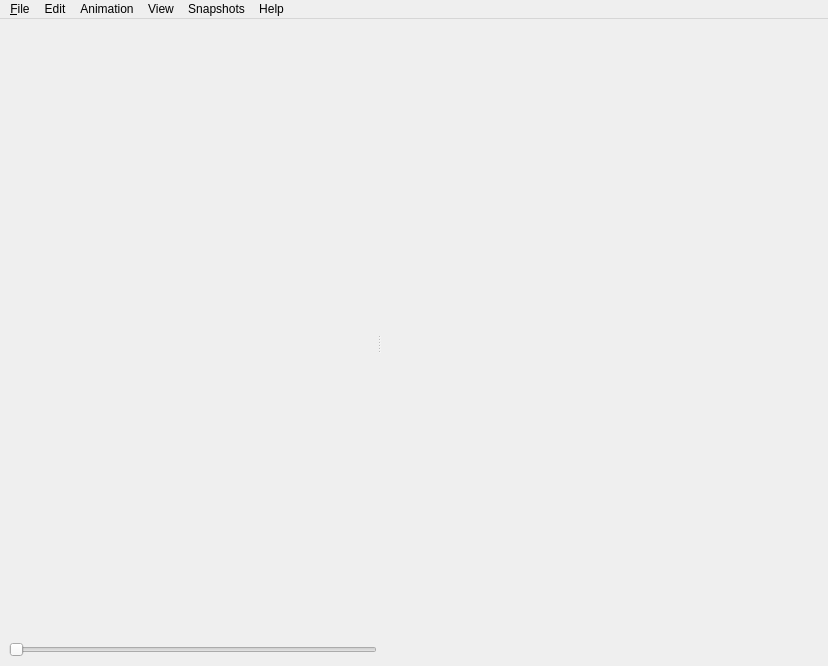
<?xml version="1.0" encoding="UTF-8"?>
<ui version="4.0">
 <class>MainWindow</class>
 <widget class="QMainWindow" name="MainWindow">
  <property name="geometry">
   <rect>
    <x>0</x>
    <y>0</y>
    <width>828</width>
    <height>666</height>
   </rect>
  </property>
  <property name="windowTitle">
   <string>PhyAE</string>
  </property>
  <widget class="QWidget" name="centralwidget">
   <layout class="QVBoxLayout" name="verticalLayout_2">
    <item>
     <widget class="QSplitter" name="splitter_2">
      <property name="orientation">
       <enum>Qt::Horizontal</enum>
      </property>
      <widget class="QSplitter" name="splitter">
       <property name="lineWidth">
        <number>12</number>
       </property>
       <property name="midLineWidth">
        <number>10</number>
       </property>
       <property name="orientation">
        <enum>Qt::Horizontal</enum>
       </property>
       <property name="handleWidth">
        <number>12</number>
       </property>
       <widget class="QWidget" name="widget" native="true">
        <layout class="QVBoxLayout" name="verticalLayout">
         <property name="spacing">
          <number>0</number>
         </property>
         <property name="margin">
          <number>0</number>
         </property>
         <item>
          <widget class="BaseViewer" name="left_view" native="true"/>
         </item>
         <item>
          <widget class="AniSliderBar" name="ani_slider">
           <property name="cursor">
            <cursorShape>PointingHandCursor</cursorShape>
           </property>
           <property name="mouseTracking">
            <bool>true</bool>
           </property>
           <property name="autoFillBackground">
            <bool>true</bool>
           </property>
           <property name="orientation">
            <enum>Qt::Horizontal</enum>
           </property>
          </widget>
         </item>
        </layout>
       </widget>
      </widget>
      <widget class="BaseViewer" name="right_view" native="true"/>
     </widget>
    </item>
   </layout>
  </widget>
  <widget class="QMenuBar" name="menubar">
   <property name="geometry">
    <rect>
     <x>0</x>
     <y>0</y>
     <width>828</width>
     <height>25</height>
    </rect>
   </property>
   <widget class="QMenu" name="menu_File">
    <property name="title">
     <string>&amp;File</string>
    </property>
    <addaction name="actionLoadInitFile"/>
    <addaction name="actionLoadScene"/>
    <addaction name="actionReloadInitFile"/>
    <addaction name="separator"/>
    <addaction name="actionSaveKeyframe"/>
    <addaction name="actionSavePartialCon"/>
    <addaction name="actionLoadPartialCon"/>
    <addaction name="actionLoadConPath"/>
    <addaction name="actionSaveConPositions"/>
    <addaction name="actionSaveDragOp"/>
    <addaction name="actionLoadDragOp"/>
    <addaction name="separator"/>
    <addaction name="actionLoadStateFile"/>
    <addaction name="actionSaveStateFile"/>
    <addaction name="actionSaveRotModalMat"/>
    <addaction name="separator"/>
    <addaction name="actionExit"/>
   </widget>
   <widget class="QMenu" name="menuView">
    <property name="title">
     <string>View</string>
    </property>
    <addaction name="actionResetWindows"/>
    <addaction name="actionResetViewer"/>
    <addaction name="actionPreview"/>
    <addaction name="actionShowall"/>
    <addaction name="actionPrintSelNodes"/>
    <addaction name="separator"/>
    <addaction name="actionShowScene"/>
    <addaction name="actionShowInputObj"/>
    <addaction name="actionShowInputVol"/>
    <addaction name="actionShowOutputObj"/>
    <addaction name="actionShowOutputVol"/>
    <addaction name="actionShowKeyframe"/>
    <addaction name="actionShowConNodes"/>
    <addaction name="actionShowConPath"/>
    <addaction name="actionMouseCircle"/>
    <addaction name="actionConCircle"/>
    <addaction name="separator"/>
    <addaction name="actionLights"/>
    <addaction name="actionConTracball"/>
    <addaction name="actionPushViewerStatus"/>
    <addaction name="actionPopViewerStatus"/>
    <addaction name="actionRestoreViewerStatus"/>
    <addaction name="actionPhoneShading"/>
    <addaction name="actionPrintEigenvalues"/>
   </widget>
   <widget class="QMenu" name="menuHelp">
    <property name="title">
     <string>Help</string>
    </property>
    <addaction name="actionAbout"/>
    <addaction name="actionViewerHelp"/>
   </widget>
   <widget class="QMenu" name="menuAnimation">
    <property name="title">
     <string>Animation</string>
    </property>
    <addaction name="actionPlay"/>
    <addaction name="actionStop"/>
    <addaction name="actionPause"/>
    <addaction name="actionPlayCircle"/>
    <addaction name="actionStepByStep"/>
    <addaction name="separator"/>
    <addaction name="actionBackward"/>
    <addaction name="actionForward"/>
    <addaction name="actionFastforward"/>
    <addaction name="actionFastbackward"/>
    <addaction name="separator"/>
    <addaction name="actionSaveOutputMeshes"/>
    <addaction name="actionSaveInputMeshes"/>
    <addaction name="actionLoadMeshSeq"/>
    <addaction name="actionSaveCurrentOutputMesh"/>
    <addaction name="actionSaveCurrentInputMesh"/>
    <addaction name="actionSaveCurrentOutputVolMesh"/>
    <addaction name="actionSaveVolFullU"/>
    <addaction name="actionSaveCurrentVolFullU"/>
    <addaction name="separator"/>
    <addaction name="actionPlay_preview"/>
    <addaction name="actionPause_preview"/>
   </widget>
   <widget class="QMenu" name="menuEdit">
    <property name="title">
     <string>Edit</string>
    </property>
    <addaction name="actionUpdateRefSeq"/>
    <addaction name="actionInterpolate"/>
    <addaction name="actionUseWarp"/>
    <addaction name="actionEnableDrag"/>
    <addaction name="actionEnableSelect"/>
    <addaction name="actionRemoveAllConNodes"/>
    <addaction name="actionRecordDragOp"/>
    <addaction name="actionPlayDragOp"/>
    <addaction name="actionSaveCuReducedEdit"/>
    <addaction name="actionLoadCuReducedEdit"/>
    <addaction name="actionSaveAllReducedEdit"/>
    <addaction name="actionLoadAllReducedEdit"/>
    <addaction name="actionUpdateConTrajectory"/>
   </widget>
   <widget class="QMenu" name="menuSnapshots">
    <property name="title">
     <string>Snapshots</string>
    </property>
    <addaction name="actionSetDirectory"/>
    <addaction name="actionSaveAllAnimation"/>
    <addaction name="actionStartSave"/>
   </widget>
   <addaction name="menu_File"/>
   <addaction name="menuEdit"/>
   <addaction name="menuAnimation"/>
   <addaction name="menuView"/>
   <addaction name="menuSnapshots"/>
   <addaction name="menuHelp"/>
  </widget>
  <action name="actionLoadInitFile">
   <property name="text">
    <string>LoadInitFile</string>
   </property>
  </action>
  <action name="actionLoadVolMesh">
   <property name="text">
    <string>LoadVolMesh</string>
   </property>
  </action>
  <action name="actionLoadObjMesh">
   <property name="text">
    <string>LoadObjMesh</string>
   </property>
  </action>
  <action name="actionSaveInitFile">
   <property name="text">
    <string>SaveInitFile</string>
   </property>
  </action>
  <action name="actionShowObjMesh">
   <property name="checkable">
    <bool>true</bool>
   </property>
   <property name="checked">
    <bool>true</bool>
   </property>
   <property name="text">
    <string>ObjMesh</string>
   </property>
  </action>
  <action name="actionShowVolMesh">
   <property name="checkable">
    <bool>true</bool>
   </property>
   <property name="checked">
    <bool>false</bool>
   </property>
   <property name="text">
    <string>VolMesh</string>
   </property>
  </action>
  <action name="actionExit">
   <property name="text">
    <string>Exit</string>
   </property>
   <property name="shortcut">
    <string>Q</string>
   </property>
  </action>
  <action name="actionAbout">
   <property name="text">
    <string>About</string>
   </property>
  </action>
  <action name="actionViewerHelp">
   <property name="text">
    <string>ViewerHelp</string>
   </property>
  </action>
  <action name="actionResetViewer">
   <property name="checkable">
    <bool>false</bool>
   </property>
   <property name="text">
    <string>ResetViewer</string>
   </property>
  </action>
  <action name="actionPlay">
   <property name="checkable">
    <bool>false</bool>
   </property>
   <property name="checked">
    <bool>false</bool>
   </property>
   <property name="text">
    <string>play</string>
   </property>
   <property name="shortcut">
    <string>B</string>
   </property>
  </action>
  <action name="actionStop">
   <property name="text">
    <string>stop</string>
   </property>
   <property name="shortcut">
    <string>X</string>
   </property>
  </action>
  <action name="actionPause">
   <property name="checkable">
    <bool>false</bool>
   </property>
   <property name="checked">
    <bool>false</bool>
   </property>
   <property name="text">
    <string>pause</string>
   </property>
   <property name="shortcut">
    <string>Space</string>
   </property>
  </action>
  <action name="actionInterpolate">
   <property name="text">
    <string>Interpolate</string>
   </property>
   <property name="shortcut">
    <string>I</string>
   </property>
  </action>
  <action name="actionComputeWeights">
   <property name="text">
    <string>ComputeWeights</string>
   </property>
  </action>
  <action name="actionLoadWeights">
   <property name="text">
    <string>LoadWeights</string>
   </property>
  </action>
  <action name="actionSaveWeights">
   <property name="text">
    <string>SaveWeights</string>
   </property>
  </action>
  <action name="actionLoadSequence">
   <property name="text">
    <string>loadSequence</string>
   </property>
  </action>
  <action name="actionSaveSequence">
   <property name="text">
    <string>saveSequence</string>
   </property>
  </action>
  <action name="actionLoadMeshSeq">
   <property name="text">
    <string>LoadMeshSequence</string>
   </property>
  </action>
  <action name="actionStepByStep">
   <property name="checkable">
    <bool>true</bool>
   </property>
   <property name="text">
    <string>StepByStep</string>
   </property>
   <property name="shortcut">
    <string>S</string>
   </property>
  </action>
  <action name="actionAnimation">
   <property name="checkable">
    <bool>true</bool>
   </property>
   <property name="checked">
    <bool>true</bool>
   </property>
   <property name="text">
    <string>Animation</string>
   </property>
   <property name="shortcut">
    <string>Ctrl+W</string>
   </property>
  </action>
  <action name="actionDeformation">
   <property name="checkable">
    <bool>true</bool>
   </property>
   <property name="text">
    <string>Deformation</string>
   </property>
  </action>
  <action name="actionPreviewMesh">
   <property name="checkable">
    <bool>true</bool>
   </property>
   <property name="checked">
    <bool>true</bool>
   </property>
   <property name="text">
    <string>PreviewMesh</string>
   </property>
   <property name="shortcut">
    <string>Ctrl+P</string>
   </property>
  </action>
  <action name="actionKeyframe">
   <property name="checkable">
    <bool>true</bool>
   </property>
   <property name="checked">
    <bool>true</bool>
   </property>
   <property name="text">
    <string>Keyframe</string>
   </property>
   <property name="shortcut">
    <string>Ctrl+K</string>
   </property>
  </action>
  <action name="actionDefObjMesh">
   <property name="checkable">
    <bool>true</bool>
   </property>
   <property name="checked">
    <bool>true</bool>
   </property>
   <property name="text">
    <string>DefObjMesh</string>
   </property>
   <property name="shortcut">
    <string>Ctrl+D</string>
   </property>
  </action>
  <action name="actionDefVolMesh">
   <property name="checkable">
    <bool>true</bool>
   </property>
   <property name="checked">
    <bool>true</bool>
   </property>
   <property name="text">
    <string>DefVolMesh</string>
   </property>
   <property name="shortcut">
    <string>Ctrl+V</string>
   </property>
  </action>
  <action name="actionDedConNodes">
   <property name="text">
    <string>DedConNodes</string>
   </property>
  </action>
  <action name="actionReloadInitFile">
   <property name="text">
    <string>ReloadInitFile</string>
   </property>
   <property name="shortcut">
    <string>R</string>
   </property>
  </action>
  <action name="actionShowall">
   <property name="text">
    <string>Showall</string>
   </property>
   <property name="shortcut">
    <string>Ctrl+A</string>
   </property>
  </action>
  <action name="actionSaveKeyframe">
   <property name="text">
    <string>SaveKeyframe</string>
   </property>
  </action>
  <action name="actionLoadKeyframe">
   <property name="text">
    <string>LoadKeyframe</string>
   </property>
  </action>
  <action name="actionFastforward">
   <property name="text">
    <string>fastfoward</string>
   </property>
   <property name="shortcut">
    <string>Right</string>
   </property>
  </action>
  <action name="actionFastbackward">
   <property name="text">
    <string>fastbackward</string>
   </property>
   <property name="shortcut">
    <string>Left</string>
   </property>
  </action>
  <action name="actionBackward">
   <property name="text">
    <string>backward</string>
   </property>
   <property name="shortcut">
    <string>Ctrl+Left</string>
   </property>
  </action>
  <action name="actionRedStVKMethod">
   <property name="checkable">
    <bool>true</bool>
   </property>
   <property name="checked">
    <bool>true</bool>
   </property>
   <property name="text">
    <string>RedStVKMethod</string>
   </property>
  </action>
  <action name="actionSelectNextShape">
   <property name="text">
    <string>SelectNextShape</string>
   </property>
   <property name="shortcut">
    <string>N</string>
   </property>
  </action>
  <action name="actionShowUneditSeqence">
   <property name="checkable">
    <bool>true</bool>
   </property>
   <property name="checked">
    <bool>true</bool>
   </property>
   <property name="text">
    <string>ShowUneditSeqence</string>
   </property>
   <property name="shortcut">
    <string>Ctrl+E</string>
   </property>
  </action>
  <action name="actionShowCompareSeqence">
   <property name="checkable">
    <bool>true</bool>
   </property>
   <property name="checked">
    <bool>true</bool>
   </property>
   <property name="text">
    <string>ShowCompareSeqence</string>
   </property>
   <property name="shortcut">
    <string>Ctrl+C</string>
   </property>
  </action>
  <action name="actionForward">
   <property name="text">
    <string>forward</string>
   </property>
   <property name="shortcut">
    <string>Ctrl+Right</string>
   </property>
  </action>
  <action name="actionLoadCompareSeq">
   <property name="text">
    <string>LoadCompareSeq</string>
   </property>
  </action>
  <action name="actionLoadSequence_2">
   <property name="text">
    <string>LoadSequence</string>
   </property>
  </action>
  <action name="actionLoadObjMesh_2">
   <property name="text">
    <string>LoadObjMesh</string>
   </property>
  </action>
  <action name="actionLoadInitFile_2">
   <property name="text">
    <string>LoadInitFile</string>
   </property>
  </action>
  <action name="actionReloadInitFile_2">
   <property name="text">
    <string>ReloadInitFile</string>
   </property>
   <property name="shortcut">
    <string>L</string>
   </property>
  </action>
  <action name="actionPrintSelNodes">
   <property name="checkable">
    <bool>true</bool>
   </property>
   <property name="text">
    <string>PrintSelNodes</string>
   </property>
  </action>
  <action name="actionHideSelAni">
   <property name="text">
    <string>HideSelAni</string>
   </property>
   <property name="shortcut">
    <string>Ctrl+X</string>
   </property>
  </action>
  <action name="actionShowAllAni">
   <property name="text">
    <string>ShowAllAni</string>
   </property>
  </action>
  <action name="actionSelNextAni">
   <property name="text">
    <string>SelNextAni</string>
   </property>
   <property name="shortcut">
    <string>Alt+N</string>
   </property>
  </action>
  <action name="actionAddAniIni">
   <property name="text">
    <string>AddAniIni</string>
   </property>
  </action>
  <action name="actionRemoveSelAni">
   <property name="text">
    <string>RemoveSelAni</string>
   </property>
   <property name="shortcut">
    <string>Alt+D</string>
   </property>
  </action>
  <action name="actionHideAllAni">
   <property name="text">
    <string>HideAllAni</string>
   </property>
  </action>
  <action name="actionLoadScene">
   <property name="text">
    <string>LoadScene</string>
   </property>
  </action>
  <action name="actionUpdate">
   <property name="text">
    <string>update</string>
   </property>
   <property name="shortcut">
    <string>U</string>
   </property>
  </action>
  <action name="actionSaveOutputMeshes">
   <property name="text">
    <string>SaveOutputMeshes</string>
   </property>
   <property name="whatsThis">
    <string comment="save output obj meshes' sequence" extracomment="save output obj meshes' sequence">save output obj meshes' sequence</string>
   </property>
  </action>
  <action name="actionSaveAllAnimation">
   <property name="text">
    <string>SaveAllAnimation</string>
   </property>
  </action>
  <action name="actionStartSave">
   <property name="text">
    <string>StartSave</string>
   </property>
  </action>
  <action name="actionSetDirectory">
   <property name="text">
    <string>SetDirectory</string>
   </property>
  </action>
  <action name="actionUseWarp">
   <property name="checkable">
    <bool>true</bool>
   </property>
   <property name="checked">
    <bool>true</bool>
   </property>
   <property name="text">
    <string>UseWarp</string>
   </property>
   <property name="shortcut">
    <string>W</string>
   </property>
  </action>
  <action name="actionSaveInputMeshes">
   <property name="text">
    <string>SaveInputMeshes</string>
   </property>
  </action>
  <action name="actionSaveKeyframeMeshes">
   <property name="text">
    <string>SaveKeyframeMeshes</string>
   </property>
  </action>
  <action name="actionTrackConNodes">
   <property name="checkable">
    <bool>true</bool>
   </property>
   <property name="text">
    <string>TrackConNodes</string>
   </property>
  </action>
  <action name="actionConPath">
   <property name="checkable">
    <bool>true</bool>
   </property>
   <property name="text">
    <string>ConPath</string>
   </property>
  </action>
  <action name="actionLoadPartialCon">
   <property name="text">
    <string>LoadPartialCon</string>
   </property>
  </action>
  <action name="actionSavePartialCon">
   <property name="text">
    <string>SavePartialCon</string>
   </property>
  </action>
  <action name="actionSelectPreShape">
   <property name="text">
    <string>SelectPreShape</string>
   </property>
   <property name="shortcut">
    <string>P</string>
   </property>
  </action>
  <action name="actionSaveConPositions">
   <property name="text">
    <string>SaveConPositions</string>
   </property>
  </action>
  <action name="actionInteractiveInterp">
   <property name="checkable">
    <bool>true</bool>
   </property>
   <property name="text">
    <string>interactiveInterp</string>
   </property>
  </action>
  <action name="actionShowInputObj">
   <property name="checkable">
    <bool>true</bool>
   </property>
   <property name="text">
    <string>ShowInputObj</string>
   </property>
   <property name="shortcut">
    <string>Ctrl+E</string>
   </property>
  </action>
  <action name="actionShowOutputObj">
   <property name="checkable">
    <bool>true</bool>
   </property>
   <property name="checked">
    <bool>true</bool>
   </property>
   <property name="text">
    <string>ShowOutputObj</string>
   </property>
   <property name="shortcut">
    <string>Ctrl+W</string>
   </property>
  </action>
  <action name="actionShowConPath">
   <property name="checkable">
    <bool>true</bool>
   </property>
   <property name="text">
    <string>ShowConPath</string>
   </property>
  </action>
  <action name="actionShowConNodes">
   <property name="checkable">
    <bool>true</bool>
   </property>
   <property name="checked">
    <bool>true</bool>
   </property>
   <property name="text">
    <string>ShowConNodes</string>
   </property>
  </action>
  <action name="actionEnableDrag">
   <property name="checkable">
    <bool>true</bool>
   </property>
   <property name="checked">
    <bool>true</bool>
   </property>
   <property name="text">
    <string>EnableDrag</string>
   </property>
  </action>
  <action name="actionEnableSelect">
   <property name="checkable">
    <bool>true</bool>
   </property>
   <property name="checked">
    <bool>true</bool>
   </property>
   <property name="text">
    <string>EnableSelect</string>
   </property>
  </action>
  <action name="actionShowOutputVol">
   <property name="checkable">
    <bool>true</bool>
   </property>
   <property name="checked">
    <bool>false</bool>
   </property>
   <property name="text">
    <string>ShowOutputVol</string>
   </property>
   <property name="shortcut">
    <string>Ctrl+V</string>
   </property>
  </action>
  <action name="actionShowInputVol">
   <property name="checkable">
    <bool>true</bool>
   </property>
   <property name="text">
    <string>ShowInputVol</string>
   </property>
  </action>
  <action name="actionShowScene">
   <property name="text">
    <string>ShowScene</string>
   </property>
  </action>
  <action name="actionLoadConPath">
   <property name="text">
    <string>LoadConPath</string>
   </property>
  </action>
  <action name="actionPlay_preview">
   <property name="text">
    <string>play_preview</string>
   </property>
  </action>
  <action name="actionPause_preview">
   <property name="text">
    <string>pause_preview</string>
   </property>
  </action>
  <action name="actionResetWindows">
   <property name="text">
    <string>ResetWindows</string>
   </property>
  </action>
  <action name="actionPreview">
   <property name="checkable">
    <bool>true</bool>
   </property>
   <property name="checked">
    <bool>false</bool>
   </property>
   <property name="text">
    <string>Preview</string>
   </property>
  </action>
  <action name="actionUpdateRefSeq">
   <property name="text">
    <string>UpdateRefSeq</string>
   </property>
  </action>
  <action name="actionRemoveAllConNodes">
   <property name="text">
    <string>RemoveAllConNodes</string>
   </property>
  </action>
  <action name="actionPlayCircle">
   <property name="checkable">
    <bool>true</bool>
   </property>
   <property name="text">
    <string>playCircle</string>
   </property>
  </action>
  <action name="actionSaveCurrentInputMesh">
   <property name="text">
    <string>saveCurrentInputMesh</string>
   </property>
  </action>
  <action name="actionSaveCurrentOutputMesh">
   <property name="text">
    <string>saveCurrentOutputMesh</string>
   </property>
  </action>
  <action name="actionSaveDragOp">
   <property name="text">
    <string>SaveDragOp</string>
   </property>
  </action>
  <action name="actionLoadDragOp">
   <property name="text">
    <string>LoadDragOp</string>
   </property>
  </action>
  <action name="actionRecordDragOp">
   <property name="checkable">
    <bool>true</bool>
   </property>
   <property name="text">
    <string>RecordDragOp</string>
   </property>
  </action>
  <action name="actionPlayDragOp">
   <property name="text">
    <string>PlayDragOp</string>
   </property>
  </action>
  <action name="actionMouseCircle">
   <property name="checkable">
    <bool>true</bool>
   </property>
   <property name="text">
    <string>MouseCircle</string>
   </property>
  </action>
  <action name="actionConCircle">
   <property name="checkable">
    <bool>true</bool>
   </property>
   <property name="text">
    <string>ConCircle</string>
   </property>
  </action>
  <action name="actionLights">
   <property name="checkable">
    <bool>true</bool>
   </property>
   <property name="text">
    <string>Lights</string>
   </property>
  </action>
  <action name="actionConTracball">
   <property name="checkable">
    <bool>true</bool>
   </property>
   <property name="text">
    <string>ConTracball</string>
   </property>
  </action>
  <action name="actionPushViewerStatus">
   <property name="text">
    <string>PushViewerStatus</string>
   </property>
   <property name="shortcut">
    <string>Ctrl+P</string>
   </property>
  </action>
  <action name="actionPopViewerStatus">
   <property name="text">
    <string>PopViewerStatus</string>
   </property>
   <property name="shortcut">
    <string>Ctrl+O</string>
   </property>
  </action>
  <action name="actionRestoreViewerStatus">
   <property name="text">
    <string>RestoreViewerStatus</string>
   </property>
   <property name="shortcut">
    <string>Ctrl+L</string>
   </property>
  </action>
  <action name="actionPhoneShading">
   <property name="checkable">
    <bool>true</bool>
   </property>
   <property name="checked">
    <bool>true</bool>
   </property>
   <property name="text">
    <string>PhoneShading</string>
   </property>
  </action>
  <action name="actionLoadStateFile">
   <property name="text">
    <string>LoadStateFile</string>
   </property>
  </action>
  <action name="actionSaveStateFile">
   <property name="text">
    <string>SaveStateFile</string>
   </property>
  </action>
  <action name="actionSaveVolFullU">
   <property name="text">
    <string>SaveVolFullU</string>
   </property>
  </action>
  <action name="actionShowKeyframe">
   <property name="checkable">
    <bool>true</bool>
   </property>
   <property name="text">
    <string>ShowKeyframe</string>
   </property>
  </action>
  <action name="actionSaveCurrentOutputVolMesh">
   <property name="text">
    <string>saveCurrentOutputVolMesh</string>
   </property>
  </action>
  <action name="actionSaveCuReducedEdit">
   <property name="text">
    <string>SaveCuReducedEdit</string>
   </property>
  </action>
  <action name="actionLoadCuReducedEdit">
   <property name="text">
    <string>LoadCuReducedEdit</string>
   </property>
  </action>
  <action name="actionSaveRotModalMat">
   <property name="text">
    <string>SaveRotModalMat</string>
   </property>
  </action>
  <action name="actionPrintEigenvalues">
   <property name="text">
    <string>PrintEigenvalues</string>
   </property>
  </action>
  <action name="actionUpdateConTrajectory">
   <property name="text">
    <string>UpdateConTrajectory</string>
   </property>
   <property name="shortcut">
    <string>U</string>
   </property>
  </action>
  <action name="actionSaveAllReducedEdit">
   <property name="text">
    <string>SaveAllReducedEdit</string>
   </property>
  </action>
  <action name="actionSaveCurrentVolFullU">
   <property name="text">
    <string>saveCurrentVolFullU</string>
   </property>
  </action>
  <action name="actionLoadCubaturePoints">
   <property name="text">
    <string>LoadCubaturePoints</string>
   </property>
  </action>
  <action name="actionLoadCubatureWeights">
   <property name="text">
    <string>LoadCubatureWeights</string>
   </property>
  </action>
  <action name="actionLoadAllReducedEdit">
   <property name="text">
    <string>LoadAllReducedEdit</string>
   </property>
  </action>
 </widget>
 <customwidgets>
  <customwidget>
   <class>BaseViewer</class>
   <extends>QWidget</extends>
   <header>BaseViewer.h</header>
   <container>1</container>
  </customwidget>
  <customwidget>
   <class>AniSliderBar</class>
   <extends>QSlider</extends>
   <header>AniSliderBar.h</header>
  </customwidget>
 </customwidgets>
 <resources/>
 <connections>
  <connection>
   <sender>actionExit</sender>
   <signal>triggered()</signal>
   <receiver>MainWindow</receiver>
   <slot>close()</slot>
   <hints>
    <hint type="sourcelabel">
     <x>-1</x>
     <y>-1</y>
    </hint>
    <hint type="destinationlabel">
     <x>413</x>
     <y>332</y>
    </hint>
   </hints>
  </connection>
 </connections>
</ui>
